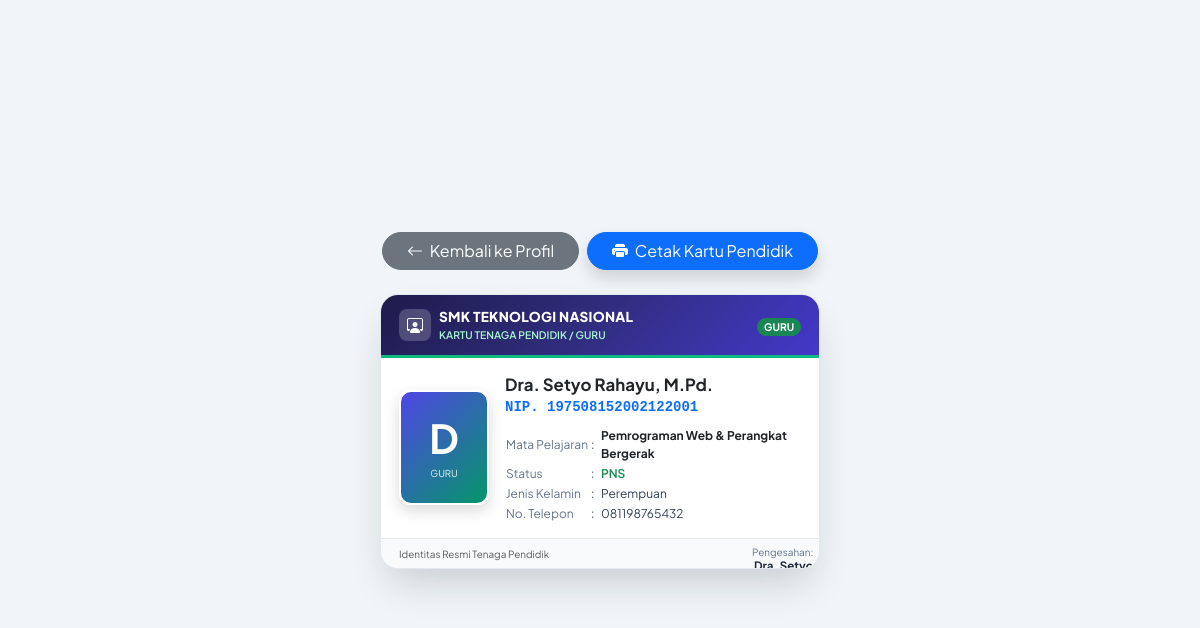
/guru/kartu.php?id=1, run on the app's committed database.
### tables this page shows
CREATE TABLE `guru` (
  `id` INT(11) NOT NULL AUTO_INCREMENT,
  `nip` VARCHAR(30) NOT NULL UNIQUE,
  `nama` VARCHAR(100) NOT NULL,
  `gelar` VARCHAR(30) DEFAULT NULL,
  `mata_pelajaran` VARCHAR(100) NOT NULL,
  `jenis_kelamin` ENUM('Laki-laki', 'Perempuan') NOT NULL,
  `status_kepegawaian` ENUM('PNS', 'PPPK', 'Guru Tetap', 'Guru Honorer') NOT NULL DEFAULT 'Guru Tetap',
  `telepon` VARCHAR(20) DEFAULT NULL,
  `email` VARCHAR(100) DEFAULT NULL,
  `alamat` TEXT DEFAULT NULL,
  `created_at` TIMESTAMP DEFAULT CURRENT_TIMESTAMP,
  PRIMARY KEY (`id`)
);

### guru/kartu.php (the view, shortened to what this page needs)
<?php
require_once __DIR__ . '/../config/database.php';
$id = isset($_GET['id']) ? intval($_GET['id']) : 0;
$query = mysqli_query($koneksi, "SELECT * FROM guru WHERE id = $id");
$guru = mysqli_fetch_assoc($query);
?>
<!DOCTYPE html>
<html lang="id">
<head>
    <link href="https://cdn.jsdelivr.net/npm/bootstrap@5.3.3/dist/css/bootstrap.min.css" rel="stylesheet">
    <link href="https://cdn.jsdelivr.net/npm/bootstrap-icons@1.11.3/font/bootstrap-icons.min.css" rel="stylesheet">
</head>
<body>
<div class="no-print mb-4 d-flex gap-2">
    <a href="<?= BASE_URL ?>/guru/detail.php?id=<?= $guru['id']; ?>" class="btn btn-secondary rounded-pill px-4">
        <i class="bi bi-arrow-left me-1"></i> Kembali ke Profil
    </a>
    <button onclick="window.print()" class="btn btn-primary rounded-pill px-4 shadow">
        <i class="bi bi-printer-fill me-1"></i> Cetak Kartu Pendidik
    </button>
</div>
<div class="id-card">
    <div class="id-card-header">
        <div class="d-flex align-items-center gap-2">
            <div style="width: 32px; height: 32px; background: rgba(255,255,255,0.2); border-radius: 8px; display: flex; align-items: center; justify-content: center;">
                <i class="bi bi-person-workspace text-white fs-6"></i>
            </div>
            <div>
                <div style="font-weight: 800; font-size: 0.85rem; letter-spacing: 0.02em;">SMK TEKNOLOGI NASIONAL</div>
                <div style="font-size: 0.65rem; color: #a7f3d0; font-weight: 600; text-transform: uppercase;">KARTU TENAGA PENDIDIK / GURU</div>
            </div>
        </div>
        <div class="text-end">
            <span class="badge bg-success text-white fw-bold rounded-pill" style="font-size: 0.65rem;">GURU</span>
        </div>
    </div>
    <div class="id-card-body">
        <div class="photo-box">
            <div class="display-6 fw-bold mb-1"><?= strtoupper(substr($guru['nama'], 0, 1)); ?></div>
            <span style="font-size: 0.6rem; opacity: 0.9;">GURU</span>
        </div>
        <div style="flex-grow: 1;">
            <div class="fw-bold text-dark text-truncate" style="font-size: 1.05rem; max-width: 260px;">
                <?= htmlspecialchars($guru['nama']); ?><?= !empty($guru['gelar']) ? ', ' . htmlspecialchars($guru['gelar']) : ''; ?>
            </div>
            <div class="text-primary fw-semibold small mb-2 font-monospace">
                NIP. <?= htmlspecialchars($guru['nip']); ?>
            </div>
            <table style="font-size: 0.75rem; width: 100%; color: #334155;">
                <tr>
                    <td style="width: 85px; color: #64748b;">Mata Pelajaran</td>
                    <td style="width: 10px;">:</td>
                    <td class="fw-bold text-dark"><?= htmlspecialchars($guru['mata_pelajaran']); ?></td>
                </tr>
                <tr>
                    <td style="color: #64748b;">Status</td>
                    <td>:</td>
                    <td class="fw-semibold text-success"><?= htmlspecialchars($guru['status_kepegawaian']); ?></td>
                </tr>
                <tr>
                    <td style="color: #64748b;">Jenis Kelamin</td>
                    <td>:</td>
                    <td><?= htmlspecialchars($guru['jenis_kelamin']); ?></td>
                </tr>
                <tr>
                    <td style="color: #64748b;">No. Telepon</td>
                    <td>:</td>
                    <td><?= !empty($guru['telepon']) ? htmlspecialchars($guru['telepon']) : '-'; ?></td>
                </tr>
            </table>
        </div>
    </div>
    <div class="id-card-footer">
        <div>
            <span class="d-block text-muted" style="font-size: 0.62rem;">Identitas Resmi Tenaga Pendidik</span>
            <div class="barcode">*<?= htmlspecialchars($guru['nip']); ?>*</div>
        </div>
        <div class="text-end" style="line-height: 1.2;">
            <span class="d-block" style="font-size: 0.62rem;">Pengesahan:</span>
            <strong style="font-size: 0.72rem; color: #1e293b;">Dra. Setyo Rahayu, M.Pd.</strong>
        </div>
    </div>
</div>
</body>
</html>

### guru/kartu.php (style rules this page uses)
body { background-color: #f1f5f9; font-family: 'Plus Jakarta Sans', sans-serif; min-height: 100vh; display: flex; flex-direction: column; align-items: center; justify-content: center; padding: 20px; }
.id-card { width: 440px; height: 275px; background: #ffffff; border-radius: 18px; box-shadow: 0 20px 40px -10px rgba(15, 23, 42, 0.2); position: relative; overflow: hidden; border: 1px solid #e2e8f0; display: flex; flex-direction: column; justify-content: space-between; }
.id-card-header { background: linear-gradient(135deg, #1e1b4b 0%, #312e81 50%, #4338ca 100%); color: white; padding: 12px 18px; display: flex; align-items: center; justify-content: space-between; border-bottom: 3px solid #10b981; }
.id-card-body { padding: 14px 18px; display: flex; gap: 16px; align-items: center; flex-grow: 1; }
.photo-box { width: 90px; height: 115px; background: linear-gradient(135deg, #4f46e5 0%, #059669 100%); border-radius: 12px; display: flex; flex-direction: column; align-items: center; justify-content: center; color: white; box-shadow: 0 6px 15px rgba(0, 0, 0, 0.15); border: 2px solid #ffffff; flex-shrink: 0; }
.id-card-footer { background-color: #f8fafc; border-top: 1px solid #e2e8f0; padding: 8px 18px; display: flex; align-items: center; justify-content: space-between; font-size: 0.72rem; color: #64748b; }
.barcode { font-family: 'Libre Barcode 39 Text', cursive; font-size: 26px; letter-spacing: 2px; color: #1e293b; }

### data on the page
guru: nama "D", nama "Dra. Setyo Rahayu", gelar "M.Pd.", nip "197508152002122001", mata_pelajaran "Pemrograman Web & Perangkat Bergerak", status_kepegawaian "PNS", jenis_kelamin "Perempuan", telepon "081198765432"
